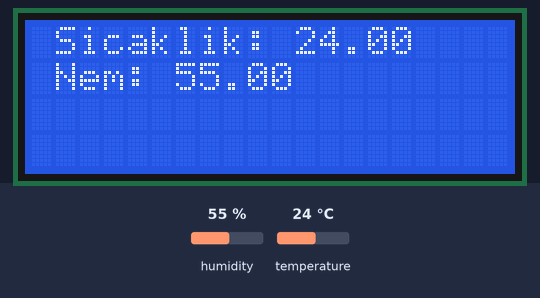
Recording of a sketch running on a simulated Arduino Uno, built with avr-gcc and run on an emulated ATmega328P. On the bench: 20×4 character LCD. Inputs (shaded band) come from the test bench; at power-on: humidity 55 %, temperature 24 °C.

Above: at 1.2 s.
1.3 s: humidity set to 22 %
At 1.7 s:
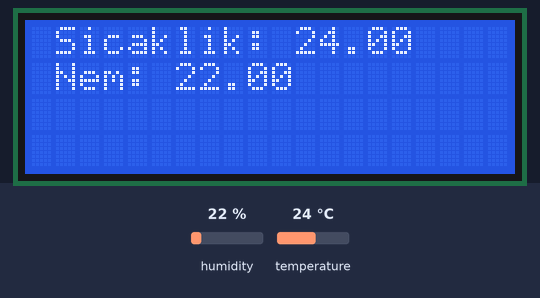
2.8 s: temperature set to 12 °C
At 4.0 s:
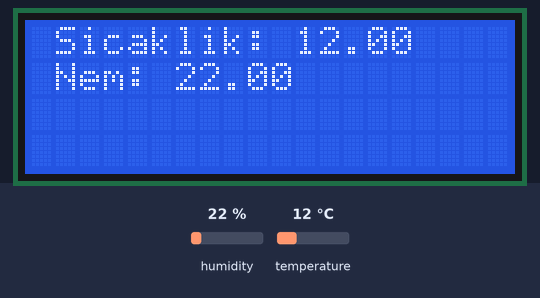
4.3 s: humidity set to 40 %
At 4.9 s:
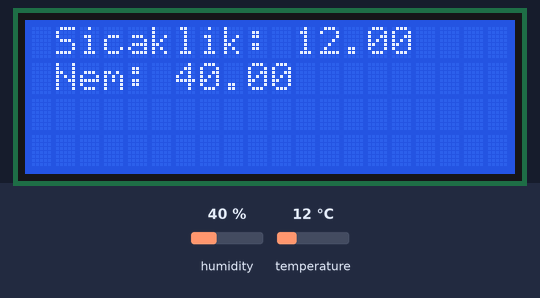
5.8 s: temperature set to 19 °C
Timing chart, 0 to 8.3 s (numbered marks = the images above; inputs shaded):
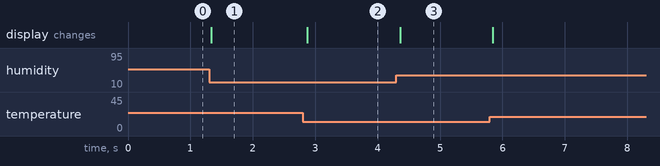

Measured:
- after the input at 1.3 s, the display: changes at once (image 1)
- after the input at 2.8 s, the display: changes after 0.08 s (image 2)
- after the input at 4.3 s, the display: changes after 0.06 s (image 3)

The sketch:

sketch_feb25a.ino
```cpp
#include<dht11.h>
#include <Wire.h>
#include <LiquidCrystal_I2C.h>
dht11 DHT11;
#define DHT11PIN 2
LiquidCrystal_I2C lcd(0x27,20,4);  // set the LCD address to 0x27 for a 16 chars and 2 line display
void setup()
{
    lcd.init();

}

void loop()
{
  lcd.backlight();
  int deger= DHT11.read(DHT11PIN);
  lcd.setCursor(1,0);
  lcd.print("Sicaklik: ");
  lcd.println((float)DHT11.temperature);
  lcd.setCursor(1,1);
  lcd.print("Nem: ");
  lcd.println((float)DHT11.humidity);


}
```
